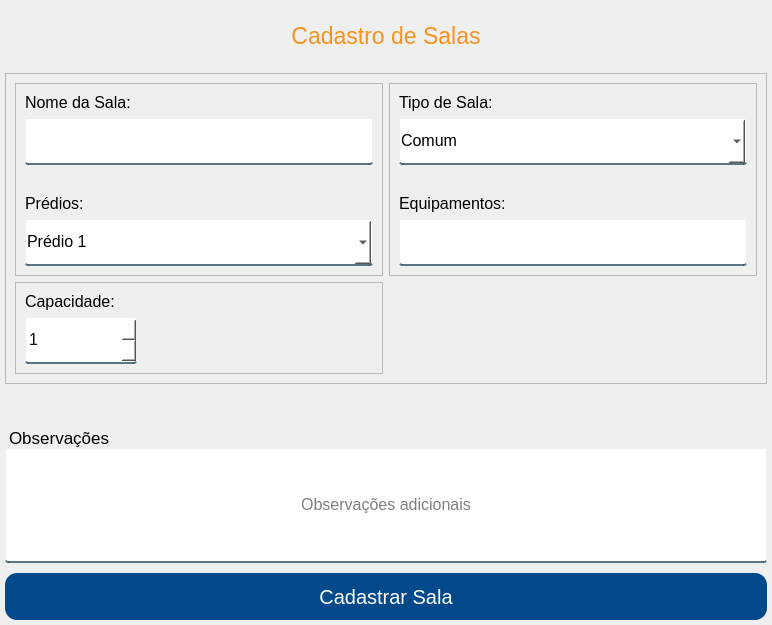
<?xml version="1.0" encoding="UTF-8"?>
<ui version="4.0">
 <class>Form</class>
 <widget class="QWidget" name="Form">
  <property name="geometry">
   <rect>
    <x>0</x>
    <y>0</y>
    <width>772</width>
    <height>625</height>
   </rect>
  </property>
  <property name="windowTitle">
   <string>Form</string>
  </property>
  <property name="styleSheet">
   <string notr="true">QLineEdit, QComboBox, QSpinBox {
	background-color: white;
	border:2px solid rgba(0,0,0,0);
	border-radius: 3px;
	border-bottom-color:rgba(46,82,101,200);
	color:rgb(0,0,0);
	padding-bottom:3px;
}

#cadastrarSala {
	background-color: #01498a;
	color: #FFF;
	border: none;
	border-radius: 12px;

}
 
#cadastrarSala:hover {
	background-color: #f6921e;
}
 
#respostas {
	color: red;
}

#tituloObs {
	margin-top: 20px;
}

#titulo {
	color: #f6921e;
}

#feedbackText {
	margin-bottom: 10px;
}</string>
  </property>
  <layout class="QVBoxLayout" name="verticalLayout">
   <property name="spacing">
    <number>0</number>
   </property>
   <property name="leftMargin">
    <number>5</number>
   </property>
   <property name="topMargin">
    <number>0</number>
   </property>
   <property name="rightMargin">
    <number>5</number>
   </property>
   <property name="bottomMargin">
    <number>5</number>
   </property>
   <item>
    <spacer name="verticalSpacer_2">
     <property name="orientation">
      <enum>Qt::Vertical</enum>
     </property>
     <property name="sizeHint" stdset="0">
      <size>
       <width>20</width>
       <height>40</height>
      </size>
     </property>
    </spacer>
   </item>
   <item>
    <widget class="QLabel" name="titulo">
     <property name="font">
      <font>
       <pointsize>17</pointsize>
      </font>
     </property>
     <property name="text">
      <string>Cadastro de Salas</string>
     </property>
     <property name="alignment">
      <set>Qt::AlignCenter</set>
     </property>
    </widget>
   </item>
   <item>
    <spacer name="verticalSpacer">
     <property name="orientation">
      <enum>Qt::Vertical</enum>
     </property>
     <property name="sizeHint" stdset="0">
      <size>
       <width>20</width>
       <height>40</height>
      </size>
     </property>
    </spacer>
   </item>
   <item>
    <widget class="QFrame" name="frame">
     <property name="sizePolicy">
      <sizepolicy hsizetype="Preferred" vsizetype="Expanding">
       <horstretch>0</horstretch>
       <verstretch>0</verstretch>
      </sizepolicy>
     </property>
     <property name="frameShape">
      <enum>QFrame::StyledPanel</enum>
     </property>
     <property name="frameShadow">
      <enum>QFrame::Raised</enum>
     </property>
     <layout class="QGridLayout" name="gridLayout_3">
      <item row="1" column="0">
       <widget class="QFrame" name="frame1">
        <property name="frameShape">
         <enum>QFrame::StyledPanel</enum>
        </property>
        <property name="frameShadow">
         <enum>QFrame::Raised</enum>
        </property>
        <layout class="QVBoxLayout" name="verticalLayout_10">
         <item>
          <widget class="QLabel" name="label_15">
           <property name="font">
            <font>
             <pointsize>12</pointsize>
            </font>
           </property>
           <property name="text">
            <string>Capacidade:</string>
           </property>
          </widget>
         </item>
         <item>
          <widget class="QSpinBox" name="mediaCapacidade">
           <property name="sizePolicy">
            <sizepolicy hsizetype="Fixed" vsizetype="Fixed">
             <horstretch>0</horstretch>
             <verstretch>0</verstretch>
            </sizepolicy>
           </property>
           <property name="minimumSize">
            <size>
             <width>112</width>
             <height>47</height>
            </size>
           </property>
           <property name="font">
            <font>
             <pointsize>12</pointsize>
            </font>
           </property>
           <property name="cursor">
            <cursorShape>PointingHandCursor</cursorShape>
           </property>
           <property name="minimum">
            <number>1</number>
           </property>
           <property name="maximum">
            <number>1000</number>
           </property>
          </widget>
         </item>
        </layout>
       </widget>
      </item>
      <item row="0" column="1">
       <widget class="QFrame" name="frame3">
        <property name="sizePolicy">
         <sizepolicy hsizetype="Preferred" vsizetype="Expanding">
          <horstretch>0</horstretch>
          <verstretch>0</verstretch>
         </sizepolicy>
        </property>
        <property name="frameShape">
         <enum>QFrame::StyledPanel</enum>
        </property>
        <property name="frameShadow">
         <enum>QFrame::Raised</enum>
        </property>
        <layout class="QVBoxLayout" name="verticalLayout_9">
         <item>
          <widget class="QLabel" name="label_13">
           <property name="font">
            <font>
             <pointsize>12</pointsize>
            </font>
           </property>
           <property name="text">
            <string>Tipo de Sala:</string>
           </property>
           <property name="alignment">
            <set>Qt::AlignBottom|Qt::AlignLeading|Qt::AlignLeft</set>
           </property>
          </widget>
         </item>
         <item>
          <widget class="QComboBox" name="tipoSala">
           <property name="sizePolicy">
            <sizepolicy hsizetype="Expanding" vsizetype="Fixed">
             <horstretch>0</horstretch>
             <verstretch>0</verstretch>
            </sizepolicy>
           </property>
           <property name="minimumSize">
            <size>
             <width>0</width>
             <height>47</height>
            </size>
           </property>
           <property name="font">
            <font>
             <pointsize>12</pointsize>
            </font>
           </property>
           <property name="cursor">
            <cursorShape>PointingHandCursor</cursorShape>
           </property>
           <property name="editable">
            <bool>false</bool>
           </property>
           <property name="currentText">
            <string>Comum</string>
           </property>
           <property name="insertPolicy">
            <enum>QComboBox::InsertAlphabetically</enum>
           </property>
           <property name="sizeAdjustPolicy">
            <enum>QComboBox::AdjustToMinimumContentsLength</enum>
           </property>
           <item>
            <property name="text">
             <string>Comum</string>
            </property>
           </item>
           <item>
            <property name="text">
             <string>Laboratório</string>
            </property>
           </item>
           <item>
            <property name="text">
             <string>Área Externa</string>
            </property>
           </item>
          </widget>
         </item>
         <item>
          <spacer name="verticalSpacer_5">
           <property name="orientation">
            <enum>Qt::Vertical</enum>
           </property>
           <property name="sizeHint" stdset="0">
            <size>
             <width>20</width>
             <height>40</height>
            </size>
           </property>
          </spacer>
         </item>
         <item>
          <widget class="QLabel" name="label_14">
           <property name="minimumSize">
            <size>
             <width>0</width>
             <height>0</height>
            </size>
           </property>
           <property name="maximumSize">
            <size>
             <width>16777215</width>
             <height>16777215</height>
            </size>
           </property>
           <property name="font">
            <font>
             <pointsize>12</pointsize>
            </font>
           </property>
           <property name="text">
            <string>Equipamentos:</string>
           </property>
           <property name="alignment">
            <set>Qt::AlignBottom|Qt::AlignLeading|Qt::AlignLeft</set>
           </property>
          </widget>
         </item>
         <item>
          <widget class="QLineEdit" name="tipoEquipamento">
           <property name="minimumSize">
            <size>
             <width>0</width>
             <height>47</height>
            </size>
           </property>
           <property name="font">
            <font>
             <pointsize>12</pointsize>
            </font>
           </property>
           <property name="placeholderText">
            <string/>
           </property>
          </widget>
         </item>
        </layout>
       </widget>
      </item>
      <item row="0" column="0">
       <widget class="QFrame" name="frame2">
        <property name="sizePolicy">
         <sizepolicy hsizetype="Preferred" vsizetype="Expanding">
          <horstretch>0</horstretch>
          <verstretch>0</verstretch>
         </sizepolicy>
        </property>
        <property name="frameShape">
         <enum>QFrame::StyledPanel</enum>
        </property>
        <property name="frameShadow">
         <enum>QFrame::Raised</enum>
        </property>
        <layout class="QVBoxLayout" name="verticalLayout_8">
         <item>
          <widget class="QLabel" name="label_11">
           <property name="font">
            <font>
             <pointsize>12</pointsize>
            </font>
           </property>
           <property name="text">
            <string>Nome da Sala:</string>
           </property>
           <property name="alignment">
            <set>Qt::AlignBottom|Qt::AlignLeading|Qt::AlignLeft</set>
           </property>
          </widget>
         </item>
         <item>
          <widget class="QLineEdit" name="nomeSala">
           <property name="minimumSize">
            <size>
             <width>0</width>
             <height>47</height>
            </size>
           </property>
           <property name="font">
            <font>
             <pointsize>12</pointsize>
            </font>
           </property>
           <property name="placeholderText">
            <string/>
           </property>
          </widget>
         </item>
         <item>
          <spacer name="verticalSpacer_4">
           <property name="orientation">
            <enum>Qt::Vertical</enum>
           </property>
           <property name="sizeHint" stdset="0">
            <size>
             <width>20</width>
             <height>40</height>
            </size>
           </property>
          </spacer>
         </item>
         <item>
          <widget class="QLabel" name="label_12">
           <property name="font">
            <font>
             <pointsize>12</pointsize>
            </font>
           </property>
           <property name="text">
            <string>Prédios:</string>
           </property>
           <property name="alignment">
            <set>Qt::AlignBottom|Qt::AlignLeading|Qt::AlignLeft</set>
           </property>
          </widget>
         </item>
         <item>
          <widget class="QComboBox" name="nomePredio">
           <property name="sizePolicy">
            <sizepolicy hsizetype="Expanding" vsizetype="Fixed">
             <horstretch>0</horstretch>
             <verstretch>0</verstretch>
            </sizepolicy>
           </property>
           <property name="minimumSize">
            <size>
             <width>0</width>
             <height>47</height>
            </size>
           </property>
           <property name="font">
            <font>
             <pointsize>12</pointsize>
            </font>
           </property>
           <property name="cursor">
            <cursorShape>PointingHandCursor</cursorShape>
           </property>
           <property name="editable">
            <bool>false</bool>
           </property>
           <property name="currentText">
            <string notr="true">Prédio 1</string>
           </property>
           <property name="insertPolicy">
            <enum>QComboBox::InsertAlphabetically</enum>
           </property>
           <item>
            <property name="text">
             <string>Prédio 1</string>
            </property>
           </item>
           <item>
            <property name="text">
             <string>Prédio 2</string>
            </property>
           </item>
          </widget>
         </item>
        </layout>
       </widget>
      </item>
     </layout>
    </widget>
   </item>
   <item>
    <spacer name="verticalSpacer_3">
     <property name="orientation">
      <enum>Qt::Vertical</enum>
     </property>
     <property name="sizeHint" stdset="0">
      <size>
       <width>20</width>
       <height>40</height>
      </size>
     </property>
    </spacer>
   </item>
   <item>
    <widget class="QLabel" name="tituloObs">
     <property name="font">
      <font>
       <pointsize>13</pointsize>
      </font>
     </property>
     <property name="text">
      <string>Observações</string>
     </property>
    </widget>
   </item>
   <item>
    <widget class="QLineEdit" name="feedbackText">
     <property name="sizePolicy">
      <sizepolicy hsizetype="Expanding" vsizetype="Preferred">
       <horstretch>0</horstretch>
       <verstretch>0</verstretch>
      </sizepolicy>
     </property>
     <property name="minimumSize">
      <size>
       <width>0</width>
       <height>125</height>
      </size>
     </property>
     <property name="font">
      <font>
       <pointsize>12</pointsize>
      </font>
     </property>
     <property name="alignment">
      <set>Qt::AlignCenter</set>
     </property>
     <property name="placeholderText">
      <string>Observações adicionais</string>
     </property>
     <property name="cursorMoveStyle">
      <enum>Qt::VisualMoveStyle</enum>
     </property>
     <property name="clearButtonEnabled">
      <bool>false</bool>
     </property>
    </widget>
   </item>
   <item>
    <widget class="QPushButton" name="cadastrarSala">
     <property name="minimumSize">
      <size>
       <width>762</width>
       <height>47</height>
      </size>
     </property>
     <property name="font">
      <font>
       <pointsize>15</pointsize>
      </font>
     </property>
     <property name="cursor">
      <cursorShape>PointingHandCursor</cursorShape>
     </property>
     <property name="text">
      <string>Cadastrar Sala</string>
     </property>
    </widget>
   </item>
  </layout>
 </widget>
 <resources/>
 <connections/>
</ui>
